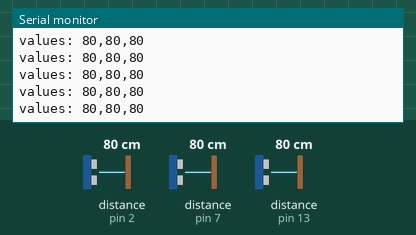
Recording of a sketch running on a simulated Arduino Uno, built with avr-gcc and run on an emulated ATmega328P. Shown: the last lines printed to the serial monitor. The inputs (shaded band) are chosen by the test bench; at power-on: distance to the obstacle (sensors on pin 2, pin 7, pin 13) 80 cm. The echo pulse lasts 58.3 µs per cm.

Above: at 1.2 s.
1.3 s: distance to the obstacle (sensor on pin 2) set to 18 cm
At 1.37 s:
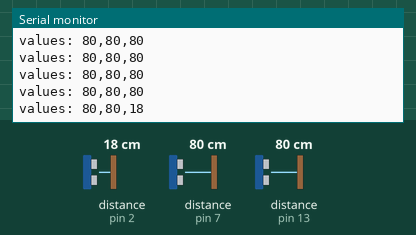
4.3 s: distance to the obstacle (sensor on pin 7) set to 18 cm
At 4.31 s:
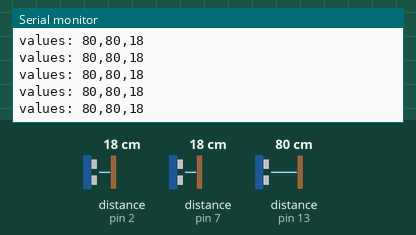
7.3 s: distance to the obstacle (sensor on pin 13) set to 2 cm
At 8.3 s:
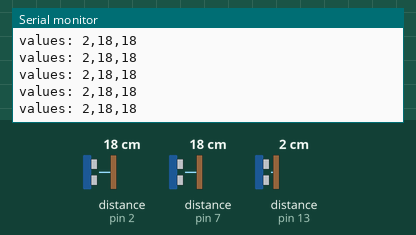
8.8 s: distance to the obstacle (sensor on pin 13) set to 120 cm
At 8.88 s:
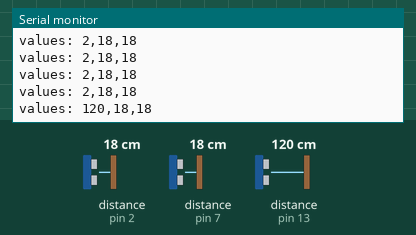
11.8 s: distance to the obstacle (sensor on pin 13) set to 35 cm
At 11.81 s:
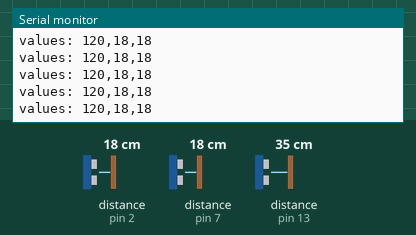
14.8 s: distance to the obstacle (sensor on pin 2) set to 4 cm
At 15.9 s:
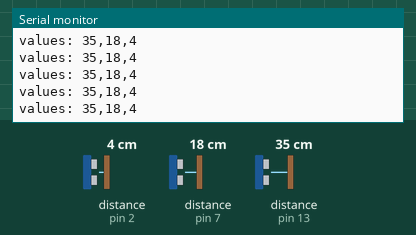
Timing chart, 0 to 17.8 s (numbered marks = the images above; inputs shaded):
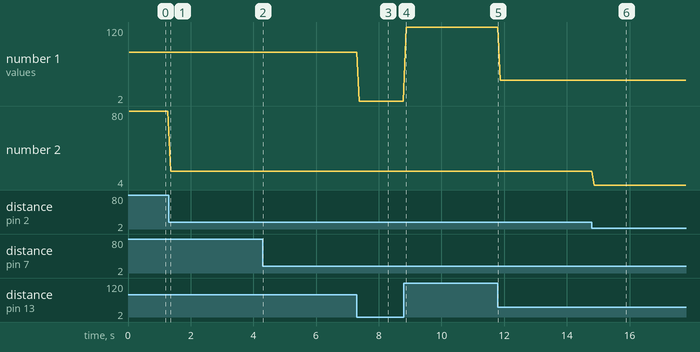

Measured:
- after the input at 1.3 s, the serial monitor: prints a new line after 0.07 s (image 1)
- after the input at 7.3 s, the serial monitor: prints a new line after 0.08 s (image 3)
- after the input at 8.8 s, the serial monitor: prints a new line after 0.07 s (image 4)
- after the input at 14.8 s, the serial monitor: prints a new line after 0.07 s (image 6)
- plotted number 1: 80 → 2 after the input at 7.3 s, 2 → 120 after the input at 8.8 s, 120 → 35 after the input at 11.8 s
- plotted number 2: 80 → 18 after the input at 1.3 s, 18 → 4 after the input at 14.8 s

The sketch:

arduinoBluetoothComms.ino
```cpp
#include <SoftwareSerial.h>
#include <HCSR04.h>

HCSR04 hcFront(3,2); // (Trig, Echo)
HCSR04 hcLeft(8,7);
HCSR04 hcRight(12,13);

SoftwareSerial bluetoothSerial(0, 1); // RX, TX pins on Arduino

void setup() {
  Serial.begin(9600);      // Serial monitor for debugging
  bluetoothSerial.begin(9600); // Bluetooth module communication
}

void loop() {
  int rightProx = hcRight.dist();
  int leftProx = hcLeft.dist();
  int frontProx = hcFront.dist();

  String values = "values: " + String(rightProx) + "," + String(leftProx) + "," + String(frontProx);

  // Send the 'values' string over Bluetooth
  bluetoothSerial.println(values);

  Serial.println(values); // For debugging on the serial monitor

  delay(60);
}
```
